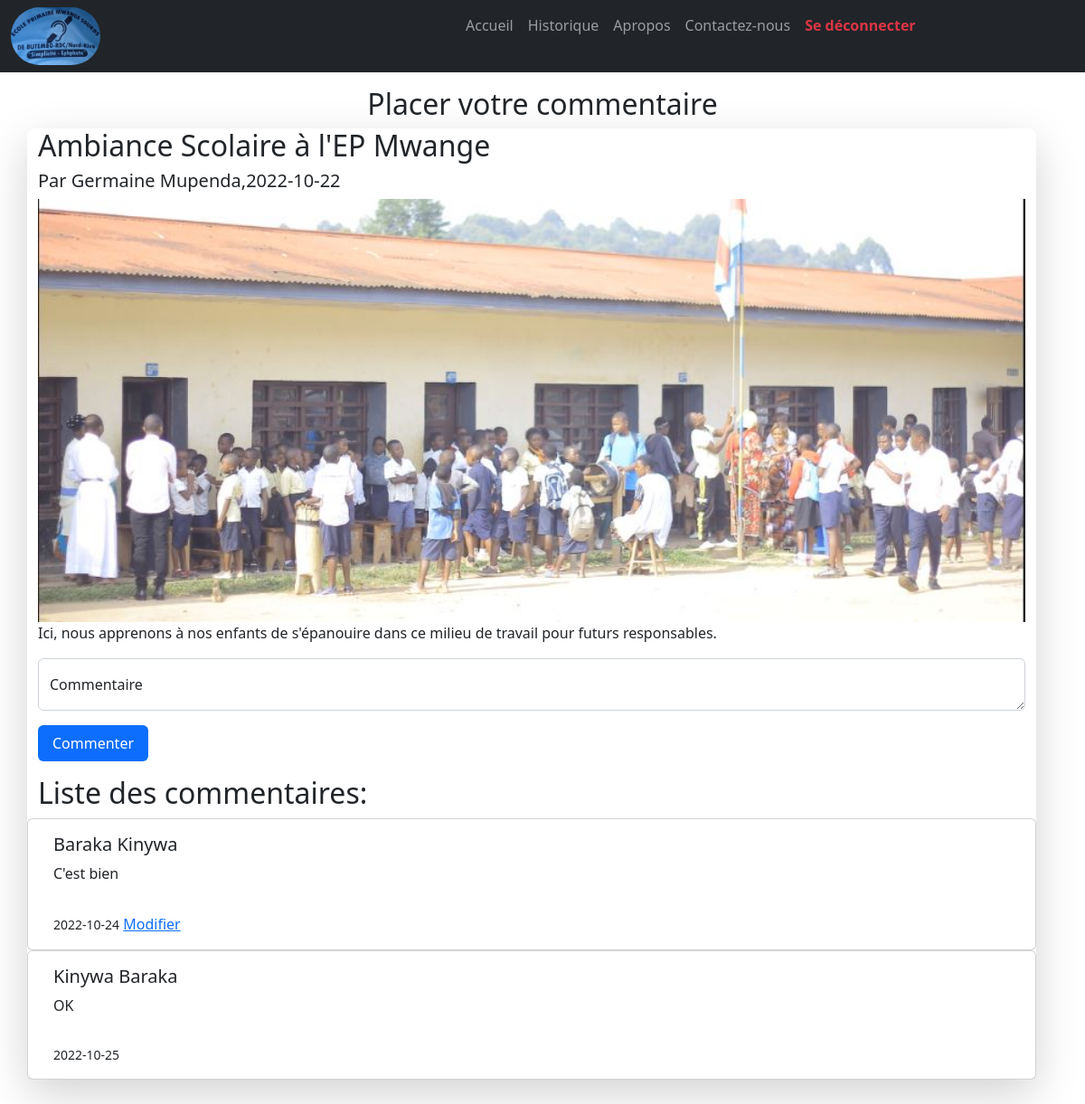
Screenshot of /commenter.php?id=1 (signed in) with the database file from the repository.
### tables this page shows
CREATE TABLE `nouvelles` (
  `id` int(11) NOT NULL,
  `titre` text NOT NULL,
  `description` text NOT NULL,
  `image` text NOT NULL,
  `dateP` date NOT NULL,
  `directeur` int(11) NOT NULL
);

CREATE TABLE `directeur` (
  `id` int(11) NOT NULL,
  `nom` varchar(25) NOT NULL,
  `postnom` varchar(25) NOT NULL,
  `genre` varchar(1) NOT NULL,
  `numTel` varchar(20) NOT NULL,
  `mail` text NOT NULL,
  `pwd` text NOT NULL
);

CREATE TABLE `commentaires` (
  `id` int(11) NOT NULL,
  `nouvelle` int(11) NOT NULL,
  `internaute` int(11) NOT NULL,
  `dateC` date NOT NULL,
  `commentaire` text NOT NULL
);

CREATE TABLE `internaute` (
  `id` int(11) NOT NULL,
  `nom` varchar(25) NOT NULL,
  `postnom` varchar(25) NOT NULL,
  `numTel` varchar(20) NOT NULL,
  `pwd` text NOT NULL
);

### admin/actions/viewNewsEdit.php (called while the page is built)
<?php
$rows=mysqli_query($con,"SELECT `nouvelles`.`id` AS id,
`nouvelles`.`titre` AS titre, `nouvelles`.`description` AS description,
`nouvelles`.`image` AS image, `nouvelles`.`dateP` AS dateP,
`nouvelles`.`directeur`AS idDirecteur,directeur.nom AS nom,
directeur.postnom AS postnom
FROM `nouvelles`,directeur WHERE nouvelles.directeur=directeur.id
AND nouvelles.id='" . $_GET["id"] . "'
");
$row=mysqli_fetch_array($rows);
?>

### actions/viewComments.php (called while the page is built)
<?php
$comments=mysqli_query($con,"SELECT `commentaires`.`id`  AS id,
 `commentaires`.`nouvelle` AS nouvelle,
`commentaires`.`internaute` AS internaute, `commentaires`.`dateC` AS dateC,
`commentaires`.`commentaire` AS commentaire,
internaute.nom AS nom,internaute.postnom AS postnom
FROM `commentaires`,internaute,nouvelles WHERE internaute.id=commentaires.internaute
AND `commentaires`.`nouvelle`='" . $_GET["id"] . "'
GROUP BY `commentaires`.`id`
");
?>

### commenter.php (the view, shortened to what this page needs)
<?php
require_once 'admin/includes/config.php';
$internaute=$_SESSION['id'];
include 'admin/actions/viewNewsEdit.php';
include 'actions/viewComments.php';
?>
<!DOCTYPE html>
<html lang="en">
<head>
  <link href="https://cdn.jsdelivr.net/npm/bootstrap@5.2.1/dist/css/bootstrap.min.css" rel="stylesheet">
</head>
<body>
<?php
include 'includes/navbar.php';
?>
<div class="container mt-3 ">
  <h2 class="text-center">Placer votre commentaire</h2>
  <div class="row col-12 rounded-3 shadow-lg"  id="dropdownMega">
      <h2><?=$row['titre']?></h2>
      <h5>Par <?=$row['nom']." ".$row['postnom']?>,<?=$row['dateP']?></h5>
      <div class="fakeimg">
       <img class="img-fluid" src="admin/actions/upload/<?=$row['image']?>" width="100%" height="225">
      </div>
      <p><?=$row['description']?></p>
      <form action="actions/commenter.php?id=<?=$_GET["id"]?>" method="post">
        <div class="form-floating mb-3">
          <textarea class="form-control" id="comment" name="commentaire" placeholder="Commenter ici" required></textarea>
          <label for="comment">Commentaire</label>
        </div>
    <div>
      <ul class="nav nav-pills flex-column">
        <li class="nav-item text-center">
          <button type="submit" class="nav-link active" name="submit">Commenter</button>
        </li>
      </ul>
    </div>
    </form>
      <br><br><br>
      <h2>Liste des commentaires:</h2>
      <?php
        foreach($comments as $comment):
          $internauteId=$comment["internaute"];
         ?>
      <div class="card">
              <div class="card-body">
                <h5 class="card-title"><?=$comment["nom"]." ".$comment["postnom"]?></h5>
                <p class="card-text"><?=$comment["commentaire"]?></p>
              </div>
              <div class="card-body">
              <small><?=$comment["dateC"]?></small>
              <?php
      if($internaute==$internauteId)
      {
        ?>
       <a href="editComment.php?idC=<?=$comment["id"]?>&&id=<?=$_GET["id"]?>" class="card-link">Modifier</a>
        <?php
      }
       ?>
              </div>
      </div>
      <?php  endforeach ?>
  </div>
  <br><br><br><br><br><br><br><br>
</div>
</body>
</html>

### rows the page displays
nouvelles: titre "Ambiance Scolaire à l'EP Mwange", directeur.nom "Germaine", directeur.postnom "Mupenda", dateP "2022-10-22", image (picture), description "Ici, nous apprenons à nos enfants de s'épanouire dans ce milieu de travail pour futurs responsables."
commentaires: internaute.nom "Baraka", internaute.postnom "Kinywa", commentaire "C'est bien", dateC "2022-10-24"
commentaires: internaute.nom "Kinywa", internaute.postnom "Baraka", commentaire "OK", dateC "2022-10-25"
